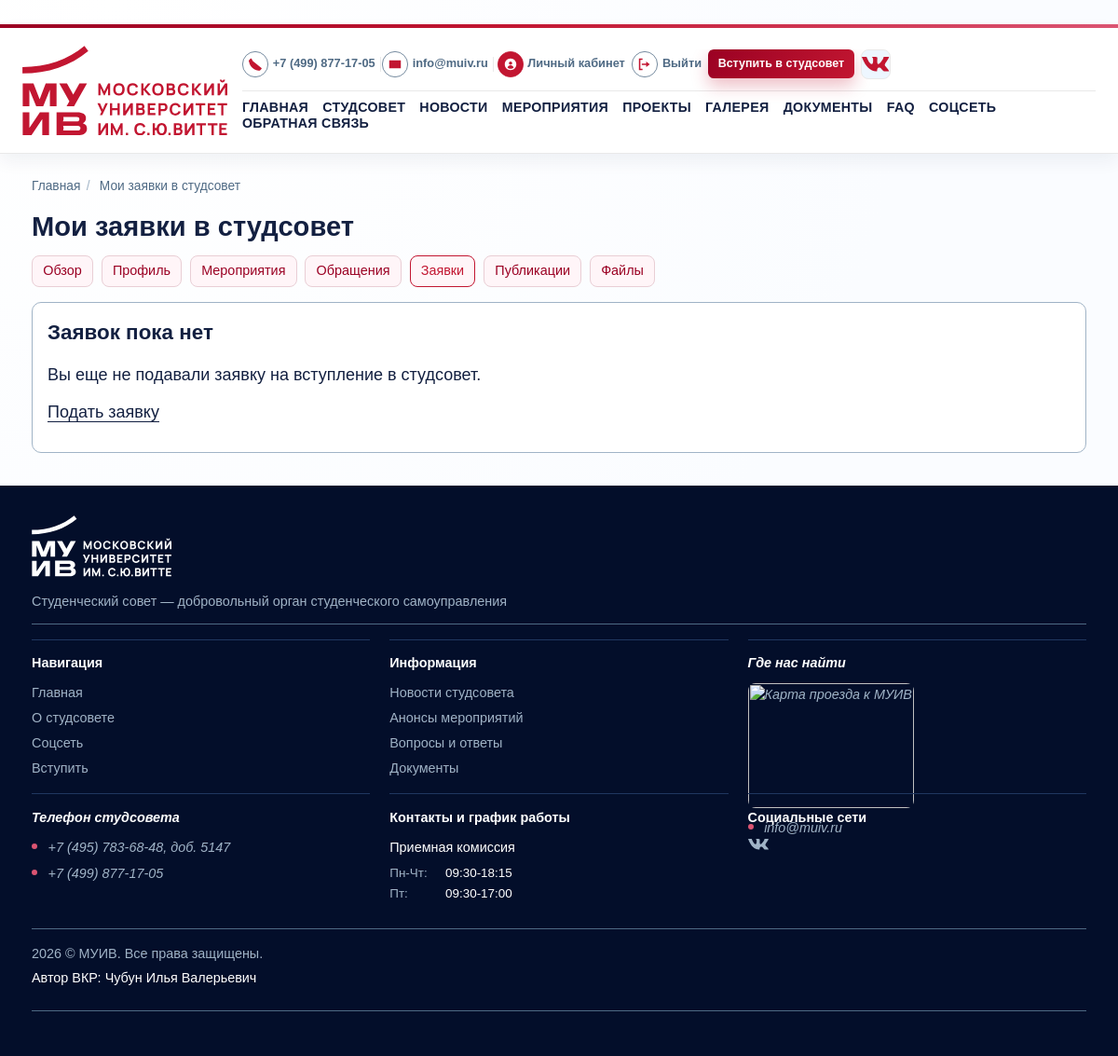
The app's page /cabinet/join-requests/ (signed in), older data.
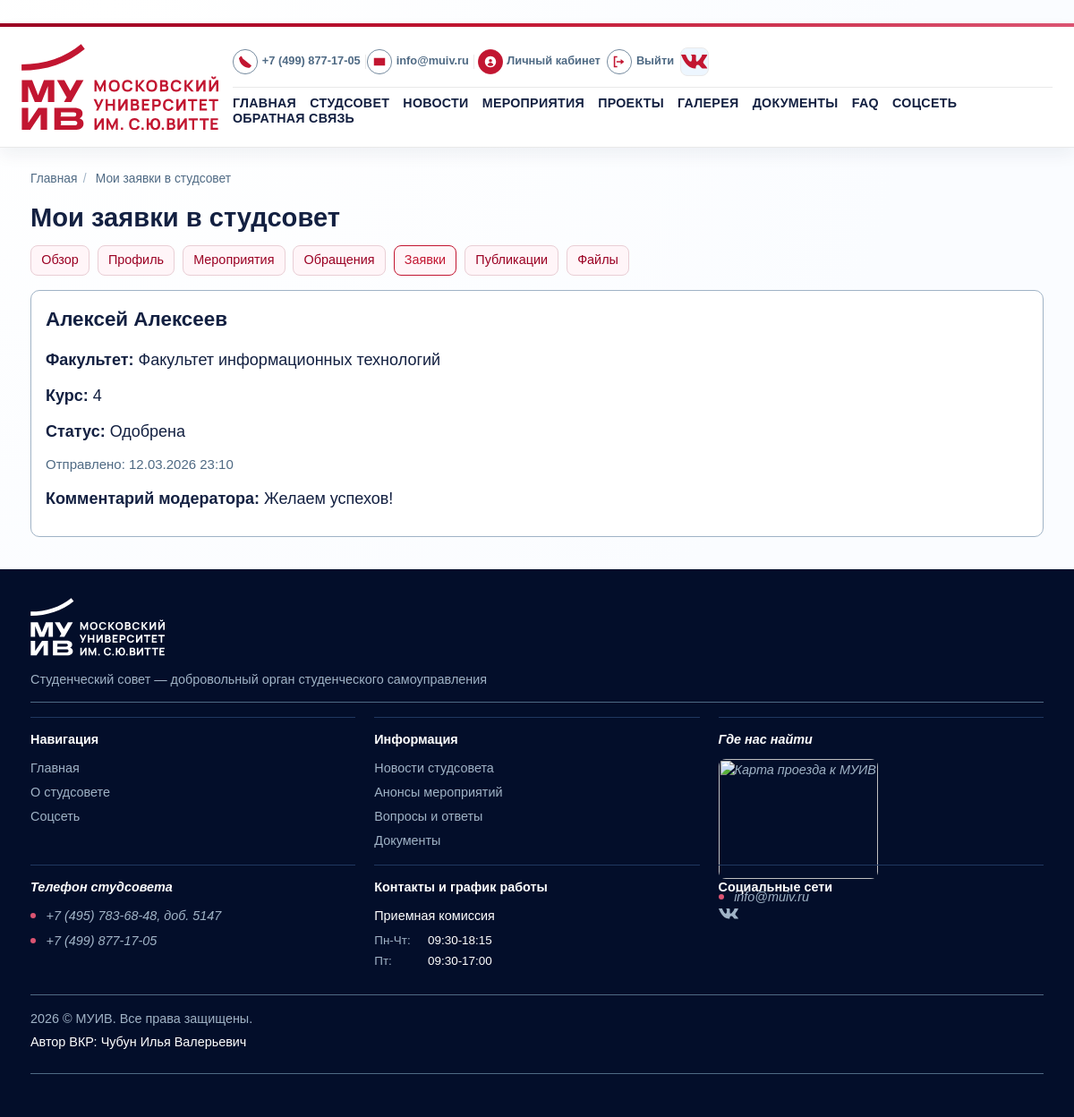
The same page, newer data.
### core/models.py (models this page shows, shortened)
class TimestampedModel(models.Model):
    created_at = models.DateTimeField(auto_now_add=True)
    updated_at = models.DateTimeField(auto_now=True)
    class Meta:
        abstract = True

class CouncilJoinApplication(TimestampedModel):
    STATUS_NEW = "new"
    STATUS_IN_REVIEW = "in_review"
    STATUS_APPROVED = "approved"
    STATUS_REJECTED = "rejected"
    STATUS_CHOICES = (
        (STATUS_NEW, "Новая"),
        (STATUS_IN_REVIEW, "На рассмотрении"),
        (STATUS_APPROVED, "Одобрена"),
        (STATUS_REJECTED, "Отклонена"),
    )
    FACULTY_CHOICES = (
        ("management", "Факультет управления"),
        ("it", "Факультет информационных технологий"),
        ("economics", "Факультет экономики и финансов"),
        ("law", "Юридический факультет"),
        ("psycho", "Факультет психолого-педагогического образования"),
        ("center", "Научно-образовательный центр устойчивого развития"),
        ("college", "Колледж"),
        ("postgraduate", "Аспирантура"),
        ("other", "Другое подразделение"),
    )
    full_name = models.CharField(max_length=150)
    email = models.EmailField()
    phone = models.CharField(max_length=32)
    faculty = models.CharField(max_length=32, choices=FACULTY_CHOICES)
    course = models.CharField(max_length=20, blank=True)
    motivation = models.TextField()
    experience = models.TextField(blank=True)
    status = models.CharField(max_length=20, choices=STATUS_CHOICES, default=STATUS_NEW)
    user = models.ForeignKey(
        settings.AUTH_USER_MODEL,
        on_delete=models.SET_NULL,
        null=True,
        blank=True,
        related_name="join_applications",
    )
    moderation_comment = models.TextField(blank=True)
    class Meta:
        ordering = ["-created_at"]
        verbose_name = "Заявка в студсовет"
        verbose_name_plural = "Заявки в студсовет"

### core/views/cabinet_views.py (the view)
# urls.py: path("cabinet/join-requests/", views.my_join_requests, name="my_join_requests"),
@login_required
def my_join_requests(request):
    is_staff_panel = has_any_role(request.user, UserProfile.ROLE_ADMIN, UserProfile.ROLE_MANAGER)
    if is_staff_panel:
        items = CouncilJoinApplication.objects.select_related("user")
    else:
        items = CouncilJoinApplication.objects.filter(user=request.user)
    return render(
        request,
        "core/my_join_requests.html",
        {"items": items, "is_staff_panel": is_staff_panel},
    )

### core/context_processors.py (called while the page is built)
def _resolve_menu(items):
    resolved = []
    for view_name, label in items:
        try:
            url = reverse(view_name)
        except NoReverseMatch:
            continue
        resolved.append({"view_name": view_name, "label": label, "url": url})
    return resolved

### core/permissions.py (called while the page is built)
def get_user_role(user):
    if not user.is_authenticated:
        return None
    profile = getattr(user, "profile", None)
    if profile:
        return profile.role
    return UserProfile.ROLE_STUDENT

def has_any_role(user, *allowed_roles):
    if not user.is_authenticated:
        return False
    if user.is_superuser:
        return True
    return get_user_role(user) in allowed_roles

### templates/core/my_join_requests.html (shortened to what this page needs)
﻿{% extends "base.html" %}
{% block content %}
<h1>{% if is_staff_panel %}Заявки{% else %}Мои заявки в студсовет{% endif %}</h1>
<nav class="page-nav">
    {% for item in cabinet_menu %}
        <a href="{{ item.url }}" class="{% if request.resolver_match.view_name == item.view_name %}is-active{% endif %}">
            {{ item.label }}
        </a>
    {% endfor %}
</nav>
<div class="card-grid">
    {% for item in items %}
        <article class="card">
            <h2>{{ item.full_name }}</h2>
            <p><strong>Факультет:</strong> {{ item.get_faculty_display }}</p>
            <p><strong>Курс:</strong> {{ item.course|default:"-" }}</p>
            <p><strong>Статус:</strong> {{ item.get_status_display }}</p>
            <p><small>Отправлено: {{ item.created_at|date:"d.m.Y H:i" }}</small></p>
            {% if item.moderation_comment %}
                <p><strong>Комментарий модератора:</strong> {{ item.moderation_comment }}</p>
            {% endif %}
        </article>
    {% empty %}
        <article class="card">
            <h2>Заявок пока нет</h2>
            <p>Вы еще не подавали заявку на вступление в студсовет.</p>
            {% if show_join_cta %}
                <p><a href="{% url 'core:join' %}">Подать заявку</a></p>
            {% endif %}
        </article>
    {% endfor %}
</div>
{% endblock %}

### templates/base.html (shortened to what this page needs)
﻿{% load static %}
<!DOCTYPE html>
<html lang="ru">
<head>
    <link rel="stylesheet" href="{% static 'css/styles.css' %}">
</head>
<body>
    <header class="main-header">
        <div class="header container">
            <a class="logo-muiv" href="{% url 'core:home' %}">
                <img class="logo-muiv--full" src="{% static 'img/logo-muiv.svg' %}" alt="МУ им. С.Ю. Витте">
            </a>
            <div class="header-content">
                <div class="header-top-row">
                    <div class="icon-block">
                        <a class="header-btn right-separator" href="tel:+74998771705">
                            <span class="icon-header icon-header--tel"></span>
                            <span>+7 (499) 877-17-05</span>
                        </a>
                        <a class="header-btn right-separator" href="mailto:info@muiv.ru">
                            <span class="icon-header icon-header--mail"></span>
                            <span>info@muiv.ru</span>
                        </a>
                    </div>
                    <div class="icon-block">
                        {% if user.is_authenticated %}
                            <a class="header-btn left-separator" href="{% url 'core:cabinet' %}">
                                <span class="icon-header icon-header--lk"></span>
                                <span>Личный кабинет</span>
                            </a>
                            <form method="post" action="{% url 'logout' %}" class="inline-form">
                                <button type="submit" class="header-btn link-button left-separator">
                                    <span class="icon-header icon-header--logout"></span>
                                    <span>Выйти</span>
                                </button>
                            </form>
                        {% endif %}
                        {% if show_join_cta %}
                            <a class="btnCommon btnCommon--red header-btn-apply" href="{% url 'core:join' %}">Вступить в студсовет</a>
                        {% endif %}
                        <a class="social-header-btn" href="https://vk.com/mosvitte" target="_blank" rel="noopener" aria-label="VK">
                            <span class="icon-header-social icon-header--vk"></span>
                        </a>
                    </div>
                </div>
                <div class="header-bottom-row">
                    <nav class="top-nav">
                        {% for item in main_menu %}
                            <a href="{{ item.url }}" class="{% if request.resolver_match.view_name == item.view_name %}is-active{% endif %}">
                                {{ item.label }}
                            </a>
                        {% endfor %}
                    </nav>
                </div>
            </div>
        </div>
    </header>
    <main class="main">
        <div class="container">
            <nav class="breadcrumbs" aria-label="Хлебные крошки">
                <ol>
                    {% for crumb in breadcrumbs %}
                        <li>
                            {% if crumb.url %}
                                <a href="{{ crumb.url }}">{{ crumb.title }}</a>
                            {% else %}
                                <span>{{ crumb.title }}</span>
                            {% endif %}
                        </li>
                    {% endfor %}
                </ol>
            </nav>
            {% block content %}{% endblock %}
        </div>
    </main>
    <footer class="main-footer" id="contacts">
        <div class="container">
            <div class="footer_grid">
                <div class="s1 footer_box">
                    <a class="footer_logo-muiv" href="{% url 'core:home' %}">
                        <img src="{% static 'img/logo-muiv-white.svg' %}" alt="МУИВ">
                    </a>
                </div>
                <div class="s5 footer_box">
                    <a href="{% url 'core:council' %}">Студенческий совет — добровольный орган студенческого самоуправления</a>
                </div>
                <nav class="s8 footer_box footer_box_menu">
                    <span class="footer_title">Навигация</span>
                    <div class="footer_box_menu_wrapper">
                        <a href="{% url 'core:home' %}">Главная</a>
                        <a href="{% url 'core:council' %}">О студсовете</a>
                        {% if user.is_authenticated %}
                            <a href="{% url 'core:community' %}">Соцсеть</a>
                        {% endif %}
                        {% if show_join_cta %}
                            <a href="{% url 'core:join' %}">Вступить</a>
                        {% endif %}
                    </div>
                </nav>
                <nav class="s13 footer_box footer_box_menu">
                    <span class="footer_title">Информация</span>
                    <div class="footer_box_menu_wrapper">
                        <a href="{% url 'core:news_list' %}">Новости студсовета</a>
                        <a href="{% url 'core:events_list' %}">Анонсы мероприятий</a>
                        <a href="{% url 'core:faq' %}">Вопросы и ответы</a>
                        <a href="{% url 'core:documents' %}">Документы</a>
                    </div>
                </nav>
                <address class="s7 footer_box">
                    <span class="footer_title">Где нас найти</span>
                    <a class="footer-map-link" href="https://yandex.ru/maps/-/CDUOzQIO" target="_blank" rel="noopener" aria-label="Открыть адрес на Яндекс Картах">
                        <img
                            class="footer-map-image"
                            src="https://static-maps.yandex.ru/1.x/?lang=ru_RU&ll=37.661300,55.706200&z=16&l=map&size=320,180&pt=37.661300,55.706200,pm2rdm"
                            alt="Карта проезда к МУИВ"
                            loading="lazy"
                        >
                    </a>
                    <a class="footer_link_icon link_mail" href="mailto:info@muiv.ru">info@muiv.ru</a>
                </address>
                <address class="s12 footer_box">
                    <span class="footer_title">Телефон студсовета</span>
                    <a class="footer_link_icon link_tel" href="tel:+74957836848">+7 (495) 783-68-48, доб. 5147</a>
                    <a class="footer_link_icon link_tel" href="tel:+74998771705">+7 (499) 877-17-05</a>
                </address>
                <div class="s6 footer_box">
                    <span class="footer_title">Контакты и график работы</span>
                    <span class="footer_subtitle">Приемная комиссия</span>
                    <div class="opening_hours">
                        <span><i>Пн-Чт:</i> 09:30-18:15</span>
                        <span><i>Пт:</i> 09:30-17:00</span>
                    </div>
                </div>
                <nav class="s11 footer_box">
                    <span class="footer_title">Социальные сети</span>
                    <div class="footer_social">
                        <a class="icon_vk" href="https://vk.com/mosvitte" target="_blank" rel="noopener">VK</a>
                    </div>
                </nav>
                <div class="s16 footer_box">
                    <span class="footer_copyright">2026 © МУИВ. Все права защищены.</span>
                    <span class="footer_author">Автор ВКР: {{ author_full_name }}</span>
                </div>
                <div class="s20 footer_box"></div>
            </div>
        </div>
    </footer>
</body>
</html>

Row changes from the older to the newer data that the page shows:
added CouncilJoinApplication: full_name "Алексей Алексеев", faculty "Факультет информационных технологий", course "4", status "Одобрена", created_at "12.03.2026 23:10", moderation_comment "Желаем успехов!"
Text that changed along with them:
text no longer shown: "Вступить в студсовет Заявок пока нет Вы еще не подавали заявку на вступление в студсовет. Подать заявку Вступить"
